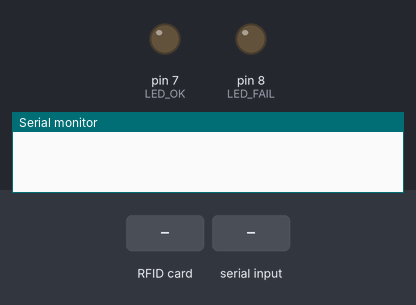
The sketch below on a simulated Arduino Uno, built with avr-gcc and run on an emulated ATmega328P. Parts: output pins drawn as LEDs (lit = HIGH), the last lines printed to the serial monitor. Dashed ring = blinking. The test bench sets the inputs (shaded band). Pins used as bus, display or sensor lines are not drawn.

Above: at 1.2 s.
1.3 s: RFID card 5E 7A 19 C4 held to the reader
2.8 s: byte 1 (APPROVED) received over Serial
At 2.92 s:
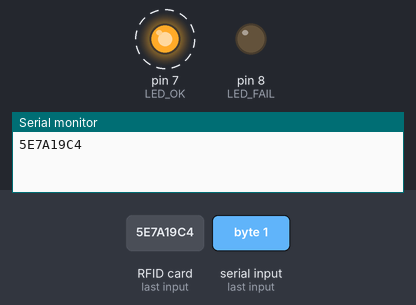
Timing chart, 0 to 5.8 s (numbered marks = the images above; inputs shaded):
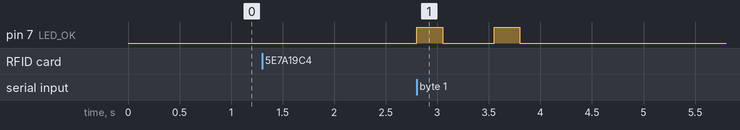

The sketch:

firmware.ino
```cpp
#include <SPI.h>
#include <MFRC522.h>


#define SS_PIN 10
#define RST_PIN 9
MFRC522 mfrc522(SS_PIN, RST_PIN);   // Create MFRC522 instance.

#define LED_OK 7
#define LED_FAIL 8
#define LED_WARN 6

#define PENDING 0
#define APPROVED 1
#define BLOCKED 2


void setup()
{
  Serial.begin(9600);   // Inicia a serial
  SPI.begin();      // Inicia  SPI bus
  mfrc522.PCD_Init();   // Inicia MFRC522
  pinMode(LED_OK, OUTPUT);
  pinMode(LED_FAIL, OUTPUT);
}

void openDoor(){
}

void blink(int led,int times,int dly ){
  for(int i=0;i<times;i++){
    digitalWrite(led, HIGH);
    delay(dly/2);
    digitalWrite(led, LOW);
    delay(dly);
  }

}

bool auth(){
    int result = Serial.read();
    while(result==-1){
      result = Serial.read();
    }
    if (result==APPROVED){
      blink(LED_OK,2,500);
      return true;
    }
    else if(result==PENDING){
      blink(LED_FAIL,2,500);
      return false;

    }
    else{
      blink(LED_FAIL,15,200);
      return false;
    }

}
void loop()
{
  // Look for new cards
  if ( ! mfrc522.PICC_IsNewCardPresent())
  {
    return;
  }
  // Select one of the cards
  if ( ! mfrc522.PICC_ReadCardSerial())
  {
    return;
  }
  //Mostra UID na serial
  String conteudo= "";
  byte letra;
  for (byte i = 0; i < mfrc522.uid.size; i++)
  {
     Serial.print(mfrc522.uid.uidByte[i] < 0x10 ? "0" : "");
     Serial.print(mfrc522.uid.uidByte[i], HEX);
  }
  Serial.println();
  digitalWrite(LED_WARN, HIGH);
  bool authenticated = auth();
  if (authenticated){
    openDoor();
  }
  delay(500);
  digitalWrite(LED_WARN, LOW);

}
```

Measured:
- after the input at 2.8 s, pin 7 (LED_OK): alternates HIGH for 0.25 s and LOW for 0.50 s, 4 changes in all, then stays LOW, starting at once
